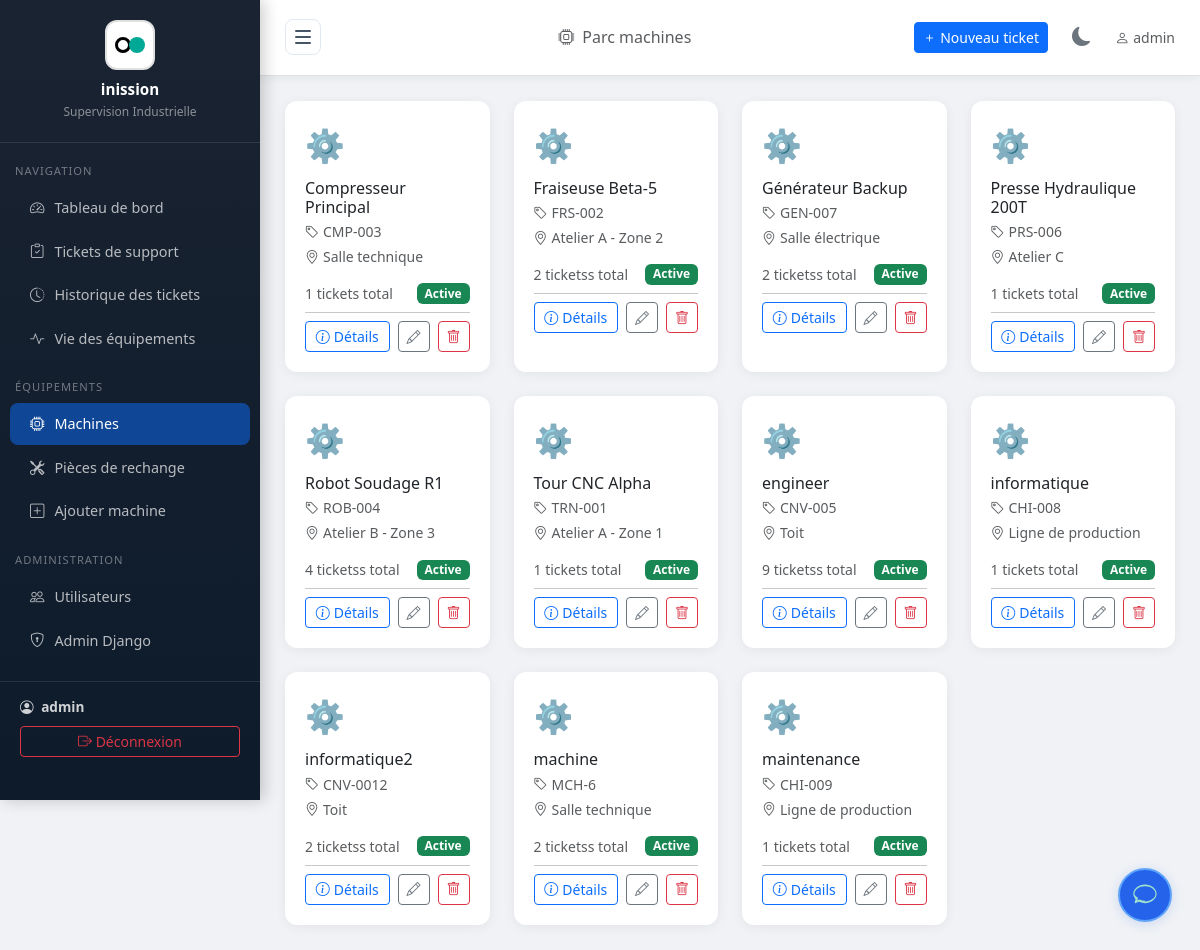
The page /machines/ (signed in) on the database its author committed.
### tickets/models.py (models this page shows, shortened)
class Machine(models.Model):
    nom = models.CharField(max_length=200, verbose_name="Nom de la machine")
    reference = models.CharField(max_length=100, unique=True, verbose_name="Référence")
    localisation = models.CharField(max_length=200, verbose_name="Localisation / Zone")
    description = models.TextField(blank=True, verbose_name="Description")
    actif = models.BooleanField(default=True, verbose_name="Active")
    date_installation = models.DateField(null=True, blank=True, verbose_name="Date d'installation")
    department = models.ForeignKey('Department', on_delete=models.SET_NULL, null=True, blank=True, verbose_name="Département associé")
    operator = models.ForeignKey('OperatorProfile', on_delete=models.SET_NULL, null=True, blank=True, verbose_name="Opérateur assigné")
    manuel_pdf = models.FileField(upload_to='machines/manuals/', blank=True, null=True, verbose_name="Manuel d'utilisation (PDF)")
    manuel_texte = models.TextField(blank=True, null=True, verbose_name="Manuel d'utilisation (texte)")
    class Meta:
        verbose_name = "Machine"
        verbose_name_plural = "Machines"
        ordering = ['nom']

### tickets/views.py (the view, shortened to what this page needs)
# urls.py: path('machines/', views.machine_list, name='machine_list'),
@login_required
def machine_list(request):
    user = request.user
    profile = getattr(user, 'operatorprofile', None)
    if is_admin_or_supervisor(user):
        if profile and profile.role == 'superviseur' and profile.department:
            machines_qs = Machine.objects.filter(department=profile.department).annotate(
                nb_demandes=Count('ticketsupport'),
                nb_ouvertes=Count('ticketsupport', filter=Q(ticketsupport__statut__in=['en_attente', 'validee', 'en_cours']))
            ).order_by('nom')
        else:
            machines_qs = Machine.objects.annotate(
                nb_demandes=Count('ticketsupport'),
                nb_ouvertes=Count('ticketsupport', filter=Q(ticketsupport__statut__in=['en_attente', 'validee', 'en_cours']))
            ).order_by('nom')
    paginator = Paginator(machines_qs, 24)
    page = request.GET.get('page')
    try:
        machines = paginator.page(page)
    except PageNotAnInteger:
        machines = paginator.page(1)
    except EmptyPage:
        machines = paginator.page(paginator.num_pages)
    return render(request, 'tickets/machine_list.html', {'machines': machines, 'paginator': paginator})

### tickets/templatetags/permissions.py (called while the page is built)
@register.filter
def is_admin_or_supervisor(user):
    if user.is_superuser or user.is_staff:
        return True
    profile = getattr(user, 'operatorprofile', None)
    return profile and profile.role == 'superviseur'

### tickets/views.py (called while the page is built)
def is_admin_or_supervisor(user):
    if user.is_superuser or user.is_staff:
        return True
    profile = getattr(user, 'operatorprofile', None)
    return profile and profile.role == 'superviseur'

### tickets/templates/tickets/machine_list.html (shortened to what this page needs)
{% extends 'tickets/base.html' %}
{% load permissions %}
{% block page_title %}<i class="bi bi-cpu me-2"></i>Parc machines{% endblock %}
{% block content %}
<div class="row g-4">
    {% for machine in machines %}
    <div class="col-md-4 col-lg-3">
        <div class="stat-card h-100" data-machine-id="{{ machine.pk }}" style="position:relative;">
            <div style="font-size:2rem;margin-bottom:10px;">
                {% if machine.actif %}⚙️{% else %}🔴{% endif %}
            </div>
            <h6 class="mb-1">{{ machine.nom }}</h6>
            <p class="text-muted small mb-1">
                <i class="bi bi-tag me-1"></i>{{ machine.reference }}
            </p>
            <p class="text-muted small mb-3">
                <i class="bi bi-geo-alt me-1"></i>{{ machine.localisation }}
            </p>
            <div class="d-flex justify-content-between align-items-center">
                <small class="text-muted" data-field="nb_demandes">{{ machine.nb_demandes }} tickets{{ machine.nb_demandes|pluralize }} total</small>
                <span class="badge {% if machine.actif %}bg-success{% else %}bg-secondary{% endif %}" data-field="status">
                    {% if machine.actif %}Active{% else %}Inactive{% endif %}
                </span>
            </div>
            <hr class="my-2">
            <div class="d-flex gap-2">
                <button class="btn btn-sm btn-outline-primary flex-grow-1"
                        data-bs-toggle="modal"
                        data-bs-target="#machineDetailModal"
                        data-machine-id="{{ machine.pk }}">
                    <i class="bi bi-info-circle me-1"></i>Détails
                </button>
                <a href="{% url 'machine_edit' machine.pk %}" class="btn btn-sm btn-outline-secondary">
                    <i class="bi bi-pencil"></i>
                </a>
                {% if user.is_superuser %}
                <a href="{% url 'machine_delete' machine.pk %}" class="btn btn-sm btn-outline-danger"
                   onclick="return confirm('Êtes-vous sûr de vouloir supprimer cette machine ?');">
                    <i class="bi bi-trash"></i>
                </a>
                {% endif %}
            </div>
        </div>
    </div>
    {% empty %}
    <div class="col-12 text-center py-5 text-muted">
        <i class="bi bi-cpu" style="font-size:4rem;display:block;margin-bottom:15px;"></i>
        Aucune machine enregistrée.<br>
        <a href="{% url 'machine_create' %}" class="btn btn-primary mt-3">Ajouter la première machine</a>
    </div>
    {% endfor %}
</div>
{% endblock %}

### tickets/templates/tickets/base.html (shortened to what this page needs)
{% load permissions %}
<!DOCTYPE html>
<html lang="fr">
<head>
    <link href="https://cdnjs.cloudflare.com/ajax/libs/bootstrap/5.3.2/css/bootstrap.min.css" rel="stylesheet">
    <link href="https://cdnjs.cloudflare.com/ajax/libs/bootstrap-icons/1.11.3/font/bootstrap-icons.min.css" rel="stylesheet">
</head>
<body>
{% if user.is_authenticated %}
<div id="sidebar" class="sidebar d-flex flex-column">
    <div class="sidebar-inner">
    <div class="sidebar-brand flex-shrink-0">
        <div class="brand-icon"></div>
        <h5>inission</h5>
        <small>Supervision Industrielle</small>
    </div>
    <nav class="mt-2 flex-grow-1">
        <div class="sidebar-section">Navigation</div>
        <a href="{% url 'dashboard' %}" class="nav-link {% if request.resolver_match.url_name == 'dashboard' %}active{% endif %}">
            <i class="bi bi-speedometer2"></i><span>Tableau de bord</span>
        </a>
        <a href="{% url 'demande_dashboard' %}" class="nav-link {% if 'demande' in request.resolver_match.url_name %}active{% endif %}">
            <i class="bi bi-clipboard-check"></i><span>Tickets de support</span>
        </a>
            <a href="{% url 'ticket_history_list' %}" class="nav-link {% if request.resolver_match.url_name == 'ticket_history_list' %}active{% endif %}">
                <i class="bi bi-clock-history"></i><span>Historique des tickets</span>
            </a>
        <a href="{% url 'viee_dashboard' %}" class="nav-link {% if 'viee' in request.resolver_match.url_name %}active{% endif %}">
            <i class="bi bi-activity"></i><span>Vie des équipements</span>
        </a>
        {% if user|is_admin_or_supervisor %}
        <div class="sidebar-section">Équipements</div>
        <a href="{% url 'machine_list' %}" class="nav-link {% if 'machine' in request.resolver_match.url_name %}active{% endif %}">
            <i class="bi bi-cpu"></i><span>Machines</span>
        </a>
            <a href="{% url 'machine_spare_parts' %}" class="nav-link {% if request.resolver_match.url_name == 'machine_spare_parts' %}active{% endif %}">
                <i class="bi bi-tools"></i><span>Pièces de rechange</span>
            </a>
        <a href="{% url 'machine_create' %}" class="nav-link">
            <i class="bi bi-plus-square"></i><span>Ajouter machine</span>
        </a>
        {% endif %}
        {% if user.is_staff %}
        <div class="sidebar-section">Administration</div>
        <a href="{% url 'user_list' %}" class="nav-link {% if 'user' in request.resolver_match.url_name %}active{% endif %}">
            <i class="bi bi-people"></i><span>Utilisateurs</span>
        </a>
        <a href="/admin/" class="nav-link">
            <i class="bi bi-shield-lock"></i><span>Admin Django</span>
        </a>
        {% endif %}
    </nav>
    <div class="sidebar-footer flex-shrink-0">
        <div class="user-info">
            <i class="bi bi-person-circle me-1"></i>
            <strong>{{ user.get_full_name|default:user.username }}</strong>
        </div>
        <form action="{% url 'logout' %}" method="post" style="margin-top:8px;">
            <button type="submit" class="btn btn-sm btn-outline-danger w-100">
                <i class="bi bi-box-arrow-right"></i> <span>Déconnexion</span>
            </button>
        </form>
    </div>
    </div>
</div>
<div id="main" class="main-content">
    <div class="topbar">
        <button id="toggle-btn" onclick="toggleSidebar()">
            <span></span>
            <span></span>
            <span></span>
        </button>
        <h6 class="mb-0 text-muted">{% block page_title %}{% endblock %}</h6>
        <div class="d-flex align-items-center gap-3">
            <a href="{% url 'demande_create' %}" class="btn btn-primary btn-sm">
                <i class="bi bi-plus"></i> Nouveau ticket
            </a>
            <button class="theme-toggle-btn" onclick="toggleTheme()" title="Basculer le thème">
                <i class="bi bi-moon-fill" id="theme-icon"></i>
            </button>
            <span class="text-muted small"><i class="bi bi-person me-1"></i>{{ user.username }}</span>
        </div>
    </div>
    <div class="page-content">
        {% block content %}{% endblock %}
    </div>
</div>
{% else %}
    {% block auth_content %}{% endblock %}
{% endif %}
{% if user.is_authenticated %}
{% include "tickets/chatbot_widget.html" %}
{% endif %}
</body>
</html>

### tickets/templates/tickets/base.html (style rules this page uses)
:root { --sidebar-width: 260px; --primary: #1a2332; --accent: #0d6efd; --danger: #dc3545; }
body { background: #f0f2f5; font-family: 'Segoe UI', sans-serif; }
.sidebar { width: var(--sidebar-width); min-width: var(--sidebar-width); background: linear-gradient(180deg, #1a2332 0%, #0d1b2a 100%); min-height: 100vh; position: fixed; top: 0; left: 0; z-index: 1000; overflow-y: auto; overflow-x: hidden; box-shadow: 4px 0 15px rgba(0,0,0,0.2); max-height: 100vh; transition: width 0.3s ease, min-width 0.3s ease; }
.sidebar-inner { width: var(--sidebar-width); transition: width 0.3s ease; }
.sidebar-brand { padding: 20px; border-bottom: 1px solid rgba(255,255,255,0.1); text-align: center; }
.sidebar-brand h5 { color: #fff; font-weight: 700; font-size: 0.95rem; margin: 0; }
.sidebar-brand small { color: rgba(255,255,255,0.5); font-size: 0.75rem; }
.sidebar-brand .brand-icon { width: 50px; height: 50px; background: white; border-radius: 12px; display: flex; align-items: center; justify-content: center; margin: 0 auto 10px; font-size: 1.5rem; position: relative; border: 2px solid #e0e0e0; }
.sidebar-brand .brand-icon::before { content: ''; position: absolute; width: 16px; height: 16px; border: 3px solid #000; border-radius: 50%; left: 8px; top: 50%; transform: translateY(-50%); }
.sidebar-brand .brand-icon::after { content: ''; position: absolute; width: 16px; height: 16px; background: #00a896; border-radius: 50%; right: 8px; top: 50%; transform: translateY(-50%); }
#toggle-btn { width: 36px; height: 36px; background: white; border: 1px solid #e2e8f0; border-radius: 8px; cursor: pointer; display: flex; flex-direction: column; align-items: center; justify-content: center; gap: 4px; transition: all 0.3s ease; margin-right: 15px; flex-shrink: 0; }
#sidebar:not(.collapsed) ~ #main { margin-left: var(--sidebar-width); }
#toggle-btn span { display: block; width: 16px; height: 2px; background: #475569; border-radius: 2px; transition: transform 0.3s, opacity 0.3s; }
.sidebar-section { padding: 10px 15px 5px; font-size: 0.7rem; color: rgba(255,255,255,0.4); text-transform: uppercase; letter-spacing: 1px; margin-top: 10px; }
.sidebar .nav-link { color: rgba(255,255,255,0.7); padding: 10px 20px; border-radius: 8px; margin: 2px 10px; font-size: 0.9rem; transition: all 0.2s; display: flex; align-items: center; gap: 10px; }
.sidebar .nav-link:hover, .sidebar .nav-link.active { background: rgba(13,110,253,0.3); color: #fff; }
.sidebar .nav-link.active { background: rgba(13,110,253,0.5); }
.sidebar-footer { padding: 15px 20px; border-top: 1px solid rgba(255,255,255,0.1); margin-top: 20px; }
.user-info { color: rgba(255,255,255,0.8); font-size: 0.85rem; }
.main-content { margin-left: var(--sidebar-width); min-height: 100vh; transition: margin-left 0.3s; }
.topbar { background: white; padding: 15px 25px; border-bottom: 1px solid #e0e0e0; box-shadow: 0 2px 10px rgba(0,0,0,0.05); display: flex; align-items: center; justify-content: space-between; }
.page-content { padding: 25px; }
.stat-card { background: white; border-radius: 12px; padding: 20px; box-shadow: 0 2px 12px rgba(0,0,0,0.06); border: none; transition: transform 0.2s; }
.theme-toggle-btn { background: none; border: none; color: #6c757d; font-size: 1.2rem; cursor: pointer; padding: 8px; border-radius: 6px; transition: all 0.3s ease; display: flex; align-items: center; justify-content: center; }

### rows shown on the page
Machine: nom "Compresseur Principal", reference "CMP-003", localisation "Salle technique", nb_demandes "1", actif "Active"
Machine: nom "Fraiseuse Beta-5", reference "FRS-002", localisation "Atelier A - Zone 2", nb_demandes "2", actif "Active"
Machine: nom "Générateur Backup", reference "GEN-007", localisation "Salle électrique", nb_demandes "2", actif "Active"
Machine: nom "Presse Hydraulique 200T", reference "PRS-006", localisation "Atelier C", nb_demandes "1", actif "Active"
Machine: nom "Robot Soudage R1", reference "ROB-004", localisation "Atelier B - Zone 3", nb_demandes "4", actif "Active"
Machine: nom "Tour CNC Alpha", reference "TRN-001", localisation "Atelier A - Zone 1", nb_demandes "1", actif "Active"
Machine: nom "engineer", reference "CNV-005", localisation "Toit", nb_demandes "9", actif "Active"
Machine: nom "informatique", reference "CHI-008", localisation "Ligne de production", nb_demandes "1", actif "Active"
Machine: nom "informatique2", reference "CNV-0012", localisation "Toit", nb_demandes "2", actif "Active"
Machine: nom "machine", reference "MCH-6", localisation "Salle technique", nb_demandes "2", actif "Active"
Machine: nom "maintenance", reference "CHI-009", localisation "Ligne de production", nb_demandes "1", actif "Active"

### other values the page prints
{{ user.get_full_name|default:user.username }} "admin"
{{ user.username }} "admin"
